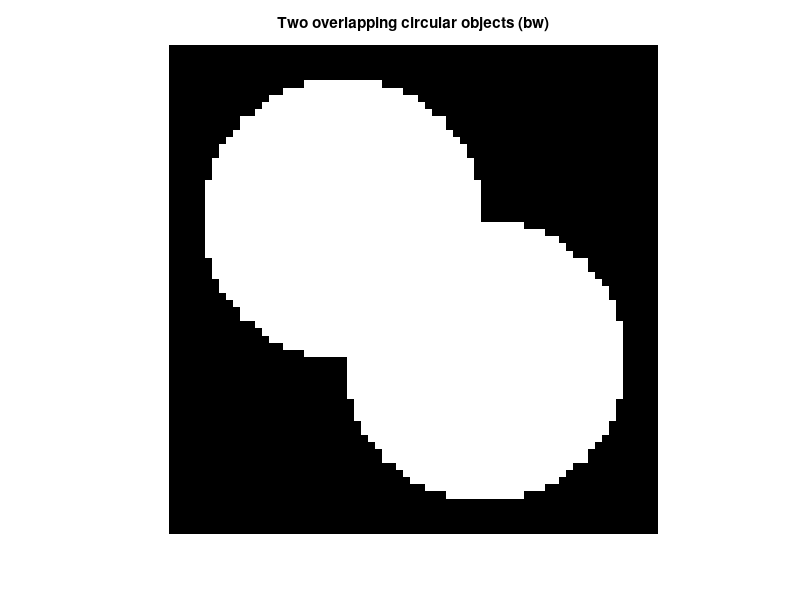
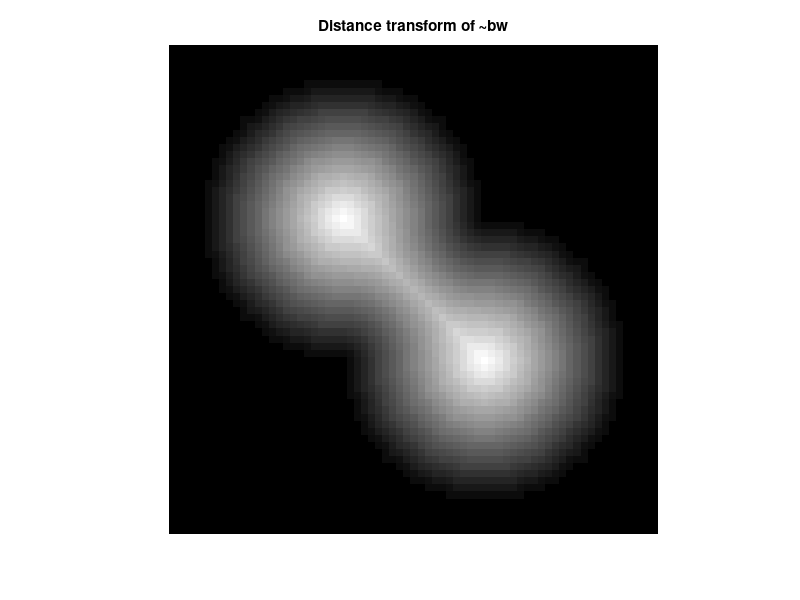
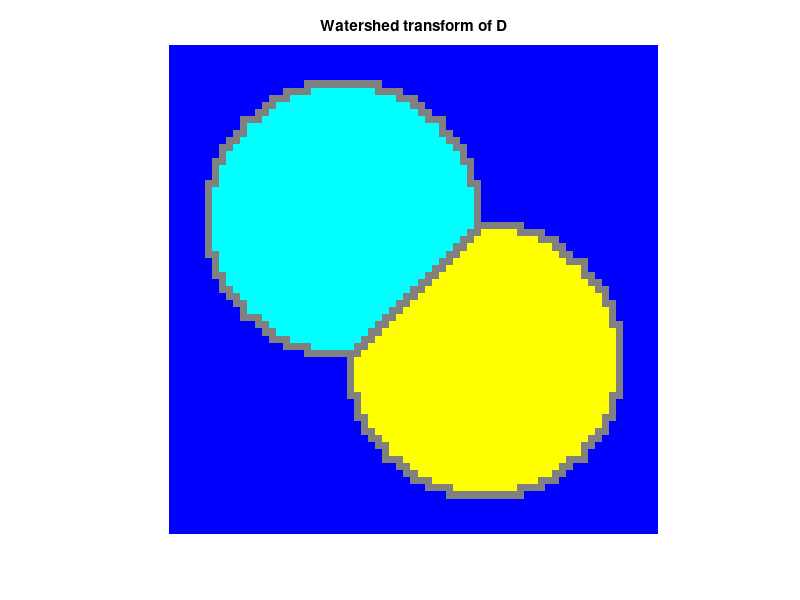
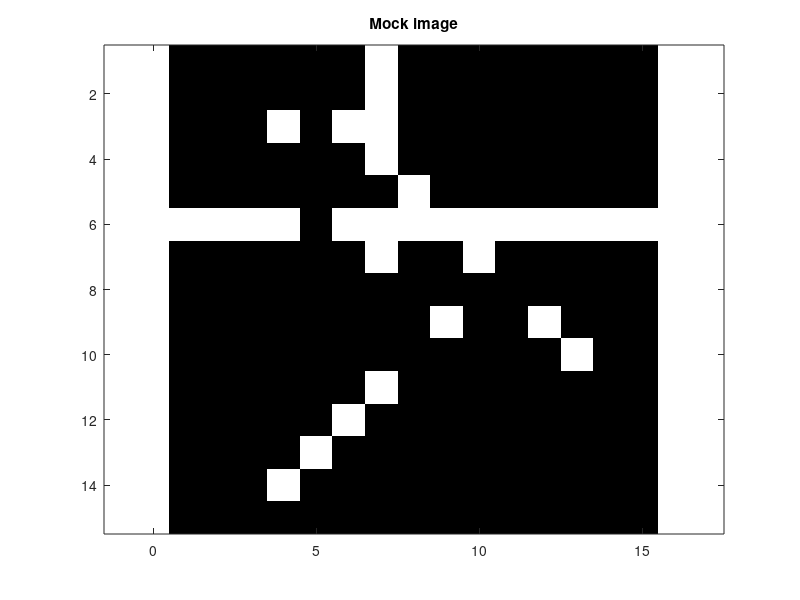

The MATLAB script that drew these images, in order: (Note: this script raises an error after producing the figures.)
%% Week 4: Exercise% This weeks we have been given both some exercises from the book% and some matlab exercises/tutorials to demonstrate how to use the matlab% watershed algorithm.%% Problem 10.2 : We'll start of with problem 10.2 from Gonzales and Woods% This problem asks us to find a set of 3x3 masks that can be used to% detect 1-pixel breaks in lines oriented horizontally, vertically, at +45% and -45 degrees.% One set of masks could be:mask_horizontal_lines       = [-1  2 -1 ; -1  2 -1 ; -1  2 -1];mask_45_degrees_lines       = [-1 -1  2 ; -1  2 -1 ;  2 -1 -1];mask_vertical_lines         = [-1 -1 -1 ;  2  2  2 ; -1 -1 -1];mask_minus_45_degrees_lines = [ 2 -1 -1 ; -1  2 -1 ; -1 -1  2];% but if the image is assumed to be noiseless, it is no reason to use masks% which are thicker than 1 pixel, so a better set of masks is:mask_horizontal_lines       = [ 0  0  0 ;  1 -2  1 ;  0  0  0];mask_45_degrees_lines       = [ 1  0  0 ;  0 -2  0 ;  0  0  1];mask_vertical_lines         = [ 0  1  0 ;  0 -2  0 ;  0  1  0];mask_minus_45_degrees_lines = [ 0  0  1 ;  0 -2  0 ;  1  0  0];% The response of each of these masks on the lines with the favored% orientation is:%  - -1 for the onset and offset (the first and last) pixels of the line%    and 1 for the background pixels adjacent to these pixels in the%    direction of the line,%  - 2 for the break points and -1 for the foreground pixels adjacent to%    these pixels in the direction of the line, and%  - 0 anywhere else, i.e. the pixels which are inside the lines and not%    adjacent to a background pixel in the direction of the line, and the%    background pixel which is not adjacent to a line (i.e. a foreground%    pixel) in the direction of the line.% The breaks in a line of a specific orientation can therefore be detected% by thresholding the response of the favoring mask using a threshold% between 1 and 2.img = [ 0 0 0 0 0 0 1 0 0 0 0 0 0 0 0;        0 0 0 0 0 0 1 0 0 0 0 0 0 0 0;        0 0 0 1 0 1 1 0 0 0 0 0 0 0 0;        0 0 0 0 0 0 1 0 0 0 0 0 0 0 0;        0 0 0 0 0 0 0 1 0 0 0 0 0 0 0;        1 1 1 1 0 1 1 1 1 1 1 1 1 1 1;        0 0 0 0 0 0 1 0 0 1 0 0 0 0 0;        0 0 0 0 0 0 0 0 0 0 0 0 0 0 0;        0 0 0 0 0 0 0 0 1 0 0 1 0 0 0;        0 0 0 0 0 0 0 0 0 0 0 0 1 0 0;        0 0 0 0 0 0 1 0 0 0 0 0 0 0 0;        0 0 0 0 0 1 0 0 0 0 0 0 0 0 0;        0 0 0 0 1 0 0 0 0 0 0 0 0 0 0;        0 0 0 1 0 0 0 0 0 0 0 0 0 0 0;        0 0 0 0 0 0 0 0 0 0 0 0 0 0 0;];img = img;figure(101)image(img+1)colormap(gray(2))axis equalaxis tighttitle('Mock image');%Line detection maskshor_line =      [-1 -1 -1; 2 2 2; -1 -1 -1];plus45_line =   [2 -1 -1; -1 2 -1; -1 -1 2];vert_line =     [-1 2 -1; -1 2 -1; -1 2 -1];minus45_line =  [-1 -1 2; -1 2 -1; 2 -1 -1];%Gap detection maskshor =       [0 0 0; 1 -2 1; 0 0 0];vert =      [0 1 0; 0 -2 0; 0 1 0];minus45 =   [1 0 0; 0 -2 0; 0 0 1];plus45 =    [0 0 1; 0 -2 0; 1 0 0];%Try out different masks on your own. I will use the mask to detect%horizontal gapsres = conv2(img,hor,'same');pause(0.5)figure(102)imagesc(res > 1)axis equalaxis tightcolorbartitle('When using the mask to find horizontal gaps');%% Problem 10.38% Problem 10.38 is: Propose a region-growing algorithm to segment the image% in Problem 10.36.% The image in problem 10.36 has a number of objects that are brighter than% the background. We are given the information that the mean intensity of% the backgroud is 60, while the mean intensity of the objects are 170 on a% [0 255] scale. One solution could then be:% See section 10.4.1 on region-based segmentation% We can choose to use foreground-seeds of 170, then use 8-connectivecty to% "grow" our regions iteratively if the neighbouring pixel is for example% larger than 115. In short:% Seeds: S = f >= 170% Use 8-connectivity.% P(R) = TRUE if "new pixel's grey level" > 115% Stop when no region can grow further.%% Problem 10.39% In this problem we are asked to segment the following image using the% split and merge procedure discussed in section 10.4.2. % Some notation : R = entire image%                 R_i = sub image% Then let Q(R_i) = TRUE if all pixels in R_i have the same intensity, if% Q(R_i) = FALSE we divide the image into new quadrants. if Q(R_i) = TRUE% we can stop.img = [ 0 0 0 0 0 0 0 0;        0 0 0 0 0 0 0 0;        0 0 1 1 1 1 0 0;        0 0 1 1 1 1 0 0;        0 0 1 0 0 1 0 0;        0 0 1 0 0 1 0 0;        0 0 0 0 0 0 0 0;        0 0 0 0 0 0 0 0;];figure(103)imagesc(img);title('Do split and merge on this image');% Numbering the quadrants as follows. Hmm, not sure how my trees will% show up on the website, but let's hope the best% [R_1 R_2]% [R_3 R_4]%                                             R%             /                    /                    \                       \%           /                     |                      |                        \%         R_1                    R_2                    R_3                       R_4%   /    |    |    \       /    |    |    \       /    |    |    \          /    |    |    \% R_11 R_12 R_13 R_14    R_21 R_22 R_23 R_24    R_31 R_32 R_33 R_34       R_41 R_42 R_43 R_44%  b    b    b    f       b    b    f    b       b / | | \ b    b       / | | \ b    b    b%                                             R_321 R_322 R_323 R_324 R_411 R_412 R_413 R_414%                                               f     b     f     b     b     f     b     f% Merging the connected (either 4- or 8-connected, it doesn't matter for% this image) uniform regions will result in a perfect segmentation.%% Problem 10.43% We are asked to perform the dam-building procedure of the watershed% algorithm on the following cross section.%The one-dimensional intensity cross section given.data = [0 0 2 7 4 4 5 6 5 2 2 4 2 1 0];figure(104)bar(data)title('One-dimensional intensity cross section');% Start with n=1. (n == min+1)%   - Two minimums: 1:2 and 15% Increase n to 2.%   - Basin 15 will catch 14, current basins: 1:2 and 14:15% Increase n to 3.%   - Basin 1:2 will catch 3.%   - New minimum: 10:11%   - Basin 14:15 will catch 13.%   - Current basins: 1:3, 10:11 and 13:15% Increase n to 4.%   - Nothing happens.% Increase n to 5.%   - New minimum: 5:6%   - New dam: 12%   - Current basins: 1:3, 5:6, 10:11 and 13:15%   - Current dams: 12% Increase n to 6.%   - Basin 5:6 will catch 7.%   - Basin 10:11 will catch 9.%   - Current basins: 1:3, 5:7, 9:11 and 13:15%   - Current dams: 12% Increase n to 7.%   - New dam: 8%   - Current basins: 1:3, 5:7, 9:11 and 13:15%   - Current dams: 8 and 12% Increase n to 8.%   - New dam: 4%   - Current basins: 1:3, 5:7, 9:11 and 13:15%   - Current dams: 4, 8 and 12% Finished! (n == max+1)% Alternatively with a step prior to n=1 where a dam is created at each end% of the function, i.e. at n=1 and n=15, to prevent the rising water from% running off the ends. The remaining steps will be similar, only that the% first and last basins won't include 1 and 15, respectively.%% Exercise 5. Matlab exercise with Watershed segmentation% In this exercise we will create two overlapping circular objects, and the% aim is to be able to segment them using the watershed algorithm.%% 1. Make a binary image containing two overlapping circular objects.center1 = -10;center2 = -center1;dist = sqrt(2*(2*center1)^2);radius = dist/2 * 1.4;lims = [floor(center1-1.2*radius) ceil(center2+1.2*radius)];[x,y] = meshgrid(lims(1):lims(2));bw1 = sqrt((x-center1).^2 + (y-center1).^2) <= radius;bw2 = sqrt((x-center2).^2 + (y-center2).^2) <= radius;bw = bw1 | bw2;figure(1); imshow(bw,'InitialMagnification','fit');title('Two overlapping circular objects (bw)')%% 2. Compute the distance transform of the complement of the binary image.D = bwdist(~bw); %The '~' gives us the complement.figure(2); imshow(D,[],'InitialMagnification','fit')title('Distance transform of ~bw');%% 3. Complement the distance transform, and force pixels that don't% belong to the objects to be at -Inf.D = -D;D(~bw) = -Inf;%% 4. Compute the watershed transform, and display the resulting label% matrix as an RGB image.L = watershed(D);rgb = label2rgb(L,'jet',[.5 .5 .5]);figure(3); imshow(rgb,'InitialMagnification','fit');title('Watershed transform of D');%And we are done!! The objects are successfully segmented%% Exercise 6. Segmentation of pears using morphology and watershed%% Step 1: Read in the Color Image and Convert it to Grayscaleclear all;close all;rgb = imread('pears.png');I = rgb2gray(rgb);figure(4)imshow(I)text(732, 501, 'Image courtesy of Corel', ...     'FontSize', 7, 'HorizontalAlignment', 'right')title('Grayscale image of pears');%% Step 2: Use the Gradient Magnitude as the Segmentation Function% Use the Sobel edge masks, imfilter, and some simple arithmetic to % compute the gradient magnitude. The gradient is high at the borders of % the objects andlow (mostly) inside the objects.hy = fspecial('sobel');hx = hy';Iy = imfilter(double(I), hy, 'replicate');Ix = imfilter(double(I), hx, 'replicate');gradmag = sqrt(Ix.^2 + Iy.^2);figure(5); imshow(gradmag,[]);title('Gradient magnitude (gradmag)');pause(0.5)% Can you segment the image by using the watershed transform directly on the gradient magnitude?L = watershed(gradmag);Lrgb = label2rgb(L);h6 = figure(6); imshow(Lrgb);title('Watershed transform of gradient magnitude, does this work?');%% Step 3: Mark the Foreground Objects% A variety of procedures could be applied here to find the foreground % markers, which must be connected blobs of pixels inside each of the % foreground objects. In this example you'll use morphological techniques% called "opening-by-reconstruction" and "closing-by-reconstruction" to % "clean" up the image. These operations will create flat maxima inside % each object that can be located using imregionalmax.% Opening is an erosion followed by a dilation, while % opening-by-reconstruction is an erosion followed by a morphological % reconstruction. Let's compare the two. First, compute the opening using% imopen.se = strel('disk', 20);Io = imopen(I, se);figure(7); imshow(Io), title('Opening (Io)')pause(0.3)% Next compute the opening-by-reconstruction using imerode and imreconstruct.% (You will learn morphological reconstruction in the lecture 24.9)Ie = imerode(I, se);Iobr = imreconstruct(Ie, I);figure(8); imshow(Iobr), title('Opening-by-reconstruction (Iobr)')pause(0.3)% Following the opening with a closing can remove the dark spots and stem % marks. Compare a regular morphological closing with a % closing-by-reconstruction. First try imclose:Ioc = imclose(Io, se);figure(9); imshow(Ioc), title('Opening-closing (Ioc)')pause(0.3)% Now use imdilate followed by imreconstruct.% Notice you must complement the image inputs andoutput of imreconstruct.Iobrd = imdilate(Iobr, se);Iobrcbr = imreconstruct(imcomplement(Iobrd), imcomplement(Iobr));Iobrcbr = imcomplement(Iobrcbr);figure(10); imshow(Iobrcbr);title('Opening-closing by reconstruction (Iobrcbr)')%% Step 3 continued...% As you can see by comparing Iobrcbr with Ioc, reconstruction-based opening % and closing are more effective than standard opening and closing at % removing small blemishes without affecting the overall shapes of the % objects. Calculate the regional maxima of Iobrcbr to obtain good% foreground markers.fgm = imregionalmax(Iobrcbr);figure(11); imshow(fgm);title('Regional maxima of opening-closing by reconstruction (fgm)')pause(0.3)% To help interpret the result, superimpose the foreground marker image on % the original image.I2 = I;I2(fgm) = 255;figure(12); imshow(I2);title('Regional maxima superimposed on original image (I2)')pause(0.3)% Notice that some of the mostly-occluded and shadowed objects are not % marked, which means that these objects will not be segmented properly % in the end result. Also, the foreground markers in some objects go right % up to the objects' edge. That means you should clean the edges of the% marker blobs and then shrink them a bit. You can do this by a closing % followed by an erosion.se2 = strel(ones(5,5));fgm2 = imclose(fgm, se2);fgm3 = imerode(fgm2, se2);% This procedure tends to leave some stray isolated pixels that must be% removed. You can do this using bwareaopen, which removes all blobs that % have fewer than a certain number of pixels.fgm4 = bwareaopen(fgm3, 20);I3 = I;I3(fgm4) = 255;figure(13); imshow(I3)title('Modified regional maxima superimposed on original image (fmg4)')%% Step 4: Compute background markers% Now you need to mark the background. In the cleaned-up image, Iobrcbr, % the dark pixels belong% to the background, so you could start with a thresholding operation.bw = im2bw(Iobrcbr, graythresh(Iobrcbr));figure(14); imshow(bw);title('Thresholded opening-closing by reconstruction (bw)')pause(0.3)% The background pixels are in black, but ideally we don't want the % background markers to be too close to the edges of the objects we are % trying to segment. We will "thin" the background by computing the % "skeleton by influence zones", of SKIZ, of the foreground of bw. This can% be done by computing the watershed transform of the distance transform of % bw, and then looking for the watershed ridge lines (DL==0) of the result.D = bwdist(bw);DL = watershed(D);bgm = DL == 0;figure(15); imshow(bgm), title('Watershed ridge lines (bgm)')%% Step 5: Compute the Watershed Transform of the Segmentation Function% The function imimposemin can be used to modify an image so that it has % regional minima only in certain desired locations. Here you can use% imimposemin to modify the gradient magniture image so that its only % regional minima occur at foreground and background marker pixels.gradmag2 = imimposemin(gradmag, bgm | fgm4);% Finally we are ready to compute the watershed-based segmentation.L = watershed(gradmag2);% Step 6: Visualize the result% One visualization technique is to superimpose the foreground markers, % background markers, and segmented object boundaries on the original image.% You can use dilation as neede to make certain aspects, such as the object% boundaries, more visible. Object boundaries are located where L==0.I4 = I;I4(imdilate(L==0, ones(3,3)) | bgm | fgm4) = 255;figure(16); imshow(I4)title('Markers and object boundaries superimposed on original image (I4)')pause(0.3)% The visualization illustrates how the locations of the foreground and% background markers affect the result. In a couple of locations, partially% occluded darker objects were merged with their brighter neighbor objects% because the occluded objects did not have foreground markers. Another % useful visualization technique is to display the label matrix as a color % image. Label matrices, such as those produced by watershed and bwlabel, % can be converted to truecolor images for visualization purposes using label2rgb.Lrgb = label2rgb (L, 'jet', 'w', 'shuffle');figure(17); imshow(Lrgb)title('Colored watershed label matrix (Lrgb)')pause(0.3)% You can use transparency to superimpose this pseudo-color label matrix on top of the original% intensity image.figure(18); imshow(I), hold onhimage = imshow(Lrgb);set(himage, 'AlphaData', 0.3);title('Lrgb superimposed transparently on original image')%% Exercise 7: Detecting cells with the watershed algorithmclear allclose all% Step 1: Read image img_cells.jpgI = imread('img_cells.jpg');figure(19); imshow(I), title('Cell image')pause(0.3)%% Step 2: Make a binary image were the cells are forground and the rest is background.bw = im2bw(I, graythresh(I));figure(20); imshow(bw), title('BWed using Otsu''s threshold')pause(0.3)%% Step 3: Fill interior gaps if necessary with: bwareaopenbw_filled = bwareaopen(bw, 200);figure(21); imshow(bw_filled), title('After filling gaps')pause(0.3)%% Step 4: Compute the distance function by: bwdistD = bwdist(bw_filled);figure(22); imshow(D, []), title('Distance image')pause(0.3)%% Step 5: Compute the watershed borders by using: watershedDL = watershed(-D);watershed_lines = DL==0;figure(23); imshow(watershed_lines, []), title('Watershed lines')pause(0.3)%% Step 6: Look at the final watershed regions overlaid the imageDLrgb = label2rgb(DL, 'jet', 'w', 'shuffle');figure(24); imshow(DLrgb), title('Colored watershed label matrix (DLrgb)')pause(0.3)figure(25); imshow(I), hold onhimage = imshow(DLrgb);set(himage, 'AlphaData', 0.3);title('DLrgb superimposed transparently on original image')pause(0.3)%% How well do you find the cell regions?cells = bw_filled;cells(watershed_lines) = 1;figure(26); imshow(cells), title('Segmentation of cells')pause(0.3)%% Good, with a few exceptions, e.g.:a_problem_area = D(60:90,125:160);figure(27); imshow(a_problem_area, [], 'Init', 'fit')title('Area with problems. Why?')pause(0.3)% I leave it to you to improve the results ;)% Feel free to share your solution if you can do it better!% post_id = 480; %delete this line to force new post;% permaLink = http://inf4300.olemarius.net/2015/09/25/solutionexercises-m/;